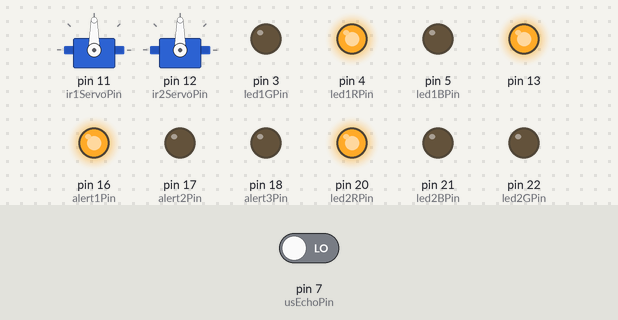
Bench run of a sketch on a simulated Arduino Mega 2560, built with avr-gcc and run on an emulated ATmega2560. Shown: 2 × servo, output pins drawn as LEDs (lit = HIGH). The test bench sets the inputs (shaded band); at power-on: pin 7 (usEchoPin) LOW. Pins used as bus, display or sensor lines are not drawn; what the sketch prints to the serial monitor is not drawn.

Above: at 0.1 s.
Timing chart, 0 to 1.6 s (numbered marks = the images above):
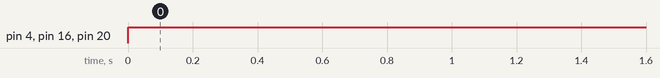

Measured:
- by itself, pin 4 (led1RPin), pin 16 (alert1Pin), pin 20 (led2RPin): LOW → HIGH at 0.00 s

The sketch:

Collision_Avoidance.ino
```cpp
#include <Servo.h>

unsigned int ir1Pin = 14;
unsigned int ir2Pin = 15;
unsigned int ir1ServoPin = 11;
unsigned int ir2ServoPin = 12;
Servo ir1Servo;
Servo ir2Servo;
unsigned int servo1Pos = 0;
unsigned int servo2Pos = 0;
unsigned int servo1Dir = 0;
unsigned int servo2Dir = 0;
unsigned int servo1Stop = 0;
unsigned int servo2Stop = 0;
unsigned long servoPrevTime = 0;
unsigned int servoDelay = 100;
unsigned int servoSweepAngle = 10;

unsigned int usEchoPin = 7;
unsigned int usTrigPin = 8;
unsigned long usTime = 0;
unsigned long usPrevTime = 0;
unsigned int usErrorThreshold = 800;
unsigned int usReadDelay = 250;
unsigned long usReadPrevTime = 0;
unsigned int usThreshold = 25;

unsigned int led1GPin = 3;
unsigned int led1RPin = 4;
unsigned int led1BPin = 5;
unsigned int led2GPin = 22;
unsigned int led2RPin = 20;
unsigned int led2BPin = 21;

unsigned int led1GValue;
unsigned int led1RValue;
unsigned int led1BValue;
unsigned int led2GValue;
unsigned int led2RValue;
unsigned int led2BValue;

unsigned int alert1Pin = 16;
unsigned int alert2Pin = 17;
unsigned int alert3Pin = 18;
unsigned int alert1 = 0;
unsigned int alert2 = 0;
unsigned int alert3 = 0;

void setup()
{
  ir1Servo.attach(ir1ServoPin);
  ir2Servo.attach(ir2ServoPin);
  pinMode (ir1Pin, INPUT);
  pinMode (ir2Pin, INPUT);

  pinMode (led1GPin, OUTPUT);
  pinMode (led1RPin, OUTPUT);
  pinMode (led1BPin, OUTPUT);
  pinMode (led2GPin, OUTPUT);
  pinMode (led2RPin, OUTPUT);
  pinMode (led2BPin, OUTPUT);

  pinMode (usTrigPin, OUTPUT);
  digitalWrite(usTrigPin, HIGH);
  pinMode(usEchoPin, INPUT);

  pinMode (alert1Pin, OUTPUT);
  pinMode (alert2Pin, OUTPUT);
  pinMode (alert3Pin, OUTPUT);
  pinMode (13, OUTPUT);
  digitalWrite (13, HIGH);

  Serial.begin(9600);
}

void loop()
{
  if ( (millis() - usReadPrevTime) > usReadDelay)
  {
    digitalWrite(usEchoPin, LOW);
    digitalWrite(usTrigPin, LOW);
    delayMicroseconds(20);
    digitalWrite(usTrigPin, HIGH);
    usTime = pulseIn(usEchoPin, HIGH) /58;
    if (usTime > usPrevTime)
    {
      if (usTime - usPrevTime > usErrorThreshold)
          usTime = usPrevTime;
    }
    if (usTime < usPrevTime)
    {
      if (usPrevTime - usTime > usErrorThreshold)
          usTime = usPrevTime;
    }
    usReadPrevTime = millis();
  }

  Serial.println(usTime);

  if (usTime < usThreshold)
  {
    digitalWrite(alert1Pin, HIGH);
    alert1 = 1;
    /*
    analogWrite(led1GPin, 0);
    analogWrite(led1BPin, 0);
    analogWrite(led1RPin, 255);

    analogWrite(led2GPin, 0);
    analogWrite(led2BPin, 0);
    analogWrite(led2RPin, 255);
    */
  }

  else
  {
    digitalWrite(alert1Pin, LOW);
    alert1 = 0;
  }

  /*if (digitalRead(ir1Pin))
  {
    digitalWrite(alert2Pin, HIGH);
    alert2 = 1;
    servo1Stop = 1;
    /*
    analogWrite(led1GPin, 0);
    analogWrite(led1BPin, 0);
    analogWrite(led1RPin, 255);

    analogWrite(led2GPin, 0);
    analogWrite(led2BPin, 0);
    analogWrite(led2RPin, 255);


  }

  else
  {
    digitalWrite(alert2Pin, LOW);
    alert2 = 0;
    servo1Stop = 0;
  }

   if (digitalRead(ir2Pin))
   {
     digitalWrite(alert3Pin, HIGH);
     servo2Stop = 1;
     alert3 = 1;
     /*
     analogWrite(led1GPin, 0);
     analogWrite(led1BPin, 0);
     analogWrite(led1RPin, 255);

    analogWrite(led2GPin, 0);
    analogWrite(led2BPin, 0);
    analogWrite(led2RPin, 255);

   }

  else
  {
    digitalWrite(alert3Pin, LOW);
    servo2Stop = 0;
    alert3 = 0;
  }

    if ((millis() - servoPrevTime) > servoDelay)
    {
      if (!servo1Stop)
      {
        if (servo1Pos >= 180)
          servo1Dir = 1;

        if (servo1Pos == 0)
          servo1Dir = 0;

        if (servo1Dir)
          servo1Pos = servo1Pos - servoSweepAngle;
        else
          servo1Pos = servo1Pos + servoSweepAngle;
      }

      if (!servo2Stop)
      {
        if (servo2Pos >= 180)
        servo2Dir = 1;

        if (servo2Pos == 0)
          servo2Dir = 0;

        if (servo2Dir)
          servo2Pos = servo2Pos - servoSweepAngle;
        else
          servo2Pos = servo2Pos + servoSweepAngle;
      }

      servoPrevTime = millis();
    }

    ir1Servo.write(servo1Pos);
    ir2Servo.write(servo2Pos);
    */
    //if (alert1 || alert2 || alert3)
    if (alert1)
    {
    analogWrite(led1GPin, 0);
    analogWrite(led1BPin, 0);
    analogWrite(led1RPin, 255);

    analogWrite(led2GPin, 0);
    analogWrite(led2BPin, 0);
    analogWrite(led2RPin, 255);
    }

    else
    {
    analogWrite(led1GPin, 0);
    analogWrite(led1BPin, 250);
    analogWrite(led1RPin, 200);

    analogWrite(led2GPin, 0);
    analogWrite(led2BPin, 250);
    analogWrite(led2RPin, 200);
    }
}
```
